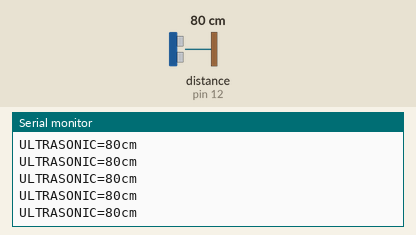
Simulated run of this sketch. Board: Arduino Uno, built with avr-gcc and run on an emulated ATmega328P. On the bench: the last lines printed to the serial monitor. Wiring (inferred from the names in the program): ultrasonic range finder: trigger pin 13; echo pin 12. The inputs (shaded band) are chosen by the test bench; at power-on: distance to the obstacle (sensor on pin 12) 80 cm. The echo pulse lasts 58.3 µs per cm.

Above: at 1.2 s.
1.3 s: distance to the obstacle (sensor on pin 12) set to 2 cm
At 2.0 s:
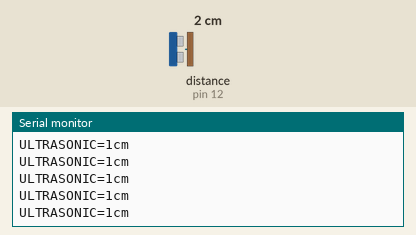
4.3 s: distance to the obstacle (sensor on pin 12) set to 120 cm
At 5.1 s:
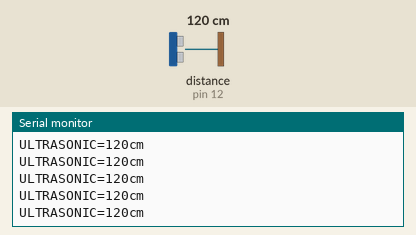
7.3 s: distance to the obstacle (sensor on pin 12) set to 4 cm
At 8.3 s:
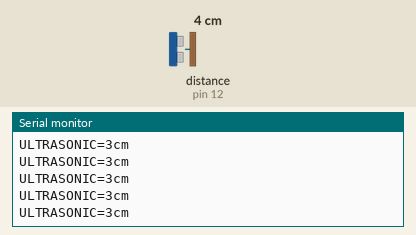
10.3 s: distance to the obstacle (sensor on pin 12) set to 18 cm
At 11.2 s:
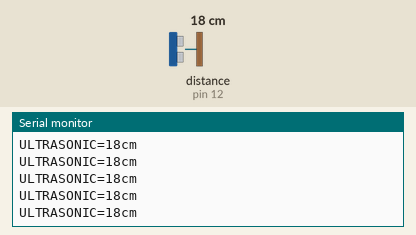
19.3 s: distance to the obstacle (sensor on pin 12) set to 9 cm
At 20.3 s:
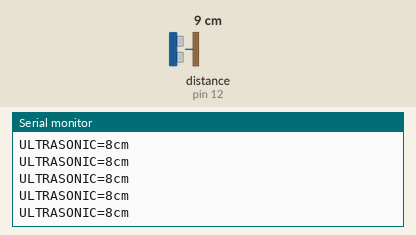
Timing chart, 0 to 22.3 s (numbered marks = the images above; inputs shaded):
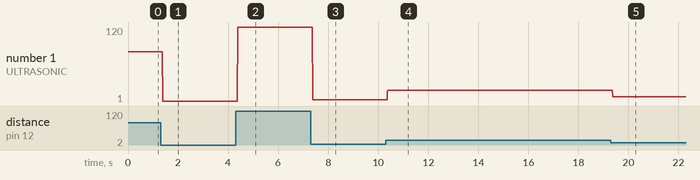

Measured:
- after the input at 1.3 s, the serial monitor: prints a new line after 0.08 s (image 1)
- after the input at 4.3 s, the serial monitor: prints a new line after 0.08 s (image 2)
- after the input at 7.3 s, the serial monitor: prints a new line after 0.07 s (image 3)
- after the input at 10.3 s, the serial monitor: prints a new line after 0.07 s (image 4)
- after the input at 19.3 s, the serial monitor: prints a new line after 0.07 s (image 5)
- plotted number 1: 80 → 1 after the input at 1.3 s, 1 → 120 after the input at 4.3 s, 120 → 3 after the input at 7.3 s, 3 → 18 after the input at 10.3 s, 18 → 8 after the input at 19.3 s

The sketch:

Demo1.ino
```cpp
/*
 * @Author: ELEGOO
 * @Date: 2019-10-22 11:59:09
 * @LastEditTime: 2020-06-28 14:55:26
 * @LastEditors: Changhua
 * @Description: conqueror robot tank
 * @FilePath:
 */
#include <avr/wdt.h>
#include "DeviceDriverSet_xxx0.h"

DeviceDriverSet_ULTRASONIC myUltrasonic;

void setup()
{
  Serial.begin(9600);
  myUltrasonic.DeviceDriverSet_ULTRASONIC_Init();
}

void loop()
{
  myUltrasonic.DeviceDriverSet_ULTRASONIC_Test();
}
```

DeviceDriverSet_xxx0.cpp
```cpp
/*
 * @Author: ELEGOO
 * @Date: 2019-10-22 11:59:09
 * @LastEditTime: 2020-06-12 16:36:20
 * @LastEditors: Changhua
 * @Description: conqueror robot tank
 * @FilePath:
 */
#include "DeviceDriverSet_xxx0.h"

/*ULTRASONIC*/
//#include <NewPing.h>
// NewPing sonar(TRIGGER_PIN, ECHO_PIN, MAX_DISTANCE); // NewPing setup of pins and maximum distance.
void DeviceDriverSet_ULTRASONIC::DeviceDriverSet_ULTRASONIC_Init(void)
{
  pinMode(ECHO_PIN, INPUT); //Ultrasonic module initialization
  pinMode(TRIG_PIN, OUTPUT);
}
void DeviceDriverSet_ULTRASONIC::DeviceDriverSet_ULTRASONIC_Get(uint16_t *ULTRASONIC_Get /*out*/)
{
  unsigned int tempda_x = 0;
  digitalWrite(TRIG_PIN, LOW);
  delayMicroseconds(2);
  digitalWrite(TRIG_PIN, HIGH);
  delayMicroseconds(10);
  digitalWrite(TRIG_PIN, LOW);
  tempda_x = ((unsigned int)pulseIn(ECHO_PIN, HIGH) / 58);
  *ULTRASONIC_Get = tempda_x;
  // sonar.ping() / US_ROUNDTRIP_CM; // Send ping, get ping time in microseconds (uS).
}

void DeviceDriverSet_ULTRASONIC::DeviceDriverSet_ULTRASONIC_Test(void)
{

  unsigned int tempda = 0;
  digitalWrite(TRIG_PIN, LOW);
  delayMicroseconds(2);
  digitalWrite(TRIG_PIN, HIGH);
  delayMicroseconds(10);
  digitalWrite(TRIG_PIN, LOW);
  tempda = ((unsigned int)pulseIn(ECHO_PIN, HIGH) / 58);

  // if (tempda_x > 50)
  // {
  //   tempda_x = 50;
  // }

  // // return tempda;
  // return tempda_x;

  Serial.print("ULTRASONIC=");
  Serial.print(tempda); // Convert ping time to distance and print result (0 = outside set distance range, no ping echo)
  Serial.println("cm");
}
```

DeviceDriverSet_xxx0.h
```cpp
/*
 * @Author: ELEGOO
 * @Date: 2019-10-22 11:59:09
 * @LastEditTime: 2020-06-12 14:45:27
 * @LastEditors: Changhua
 * @Description: conqueror robot tank
 * @FilePath:
 */
#ifndef _DeviceDriverSet_xxx0_H_
#define _DeviceDriverSet_xxx0_H_
#include <Arduino.h>
/*ULTRASONIC*/

//#include <NewPing.h>
class DeviceDriverSet_ULTRASONIC
{
public:
  void DeviceDriverSet_ULTRASONIC_Init(void);
  void DeviceDriverSet_ULTRASONIC_Test(void);
  void DeviceDriverSet_ULTRASONIC_Get(uint16_t *ULTRASONIC_Get /*out*/);

private:
#define TRIG_PIN 13      // Arduino pin tied to trigger pin on the ultrasonic sensor.
#define ECHO_PIN 12      // Arduino pin tied to echo pin on the ultrasonic sensor.
#define MAX_DISTANCE 200 // Maximum distance we want to ping for (in centimeters). Maximum sensor distance is rated at 400-500cm.
};

#endif
```
